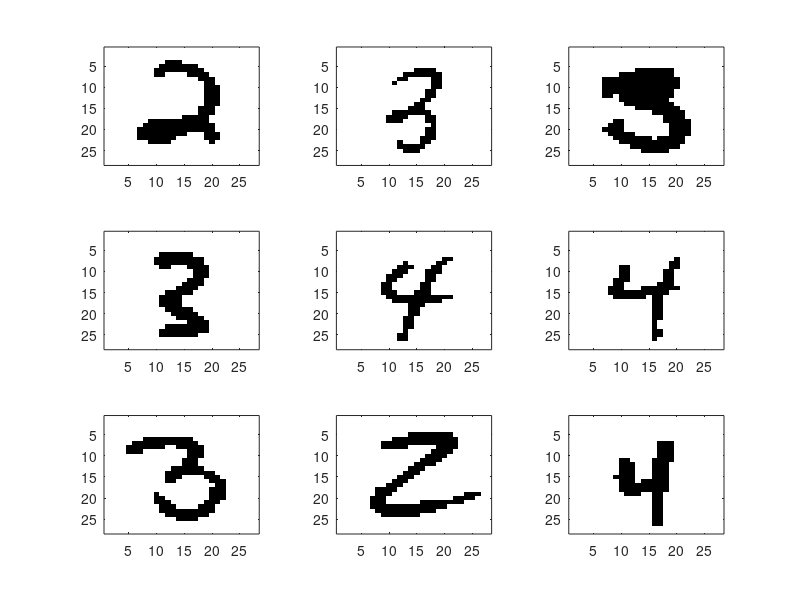

This chart was generated by the following MATLAB code: (Note: this script raises an error after producing the figure.)
%% load the data
N = 800; 
D = 28*28;
K = 4;
X = uint8(zeros(N,D));
fid = fopen('a012_images.dat', 'r'); 
for row = 1:N 
    X(row,:) = fread(fid, D, 'uint8'); 
end 
status = fclose(fid);

%% show some sample images
% for reproducibility
rng(42);
ix = randi(N,9,1);
samples = X(ix,:);

BW_map=[1,1,1; 0,0,0]; colormap(BW_map);
hold on;
for s=1:size(samples,1)
    subplot(3,3,s);
    image(reshape(X(s,:),[28,28]));
end
hold off;

%% run the algorithm, try different initializations

mu = random('unif', 0.25, 0.75, [K,D]);
pi = ones(K,1)/K;

%%
iterations = 40;
[it,gamma] = Bernoulli_EM(X,mu,pi,iterations);

%%
steps = [1:5:20, iterations+1];
rows = length(steps);
%%
figure();
colormap(gray(255));    
for row=1:rows
    mu = squeeze(it(steps(row),:,1:D));
    pi = squeeze(it(steps(row),:,end));

    % map means to grayscale
    mu = uint8(mu * 255);

    for k=1:K
        subplot(rows,K,(row-1)*K+k);
        image(reshape(mu(k,:),[28,28]));
        if(row==1)
            title(sprintf('Class %d', k));   
        end
        if(k==1)
            ylabel(sprintf('Iter %d',steps(row)-1))
            ylabel(sprintf('Iter %d',steps(row)))
        end
        set(gca,'yticklabel',[]);
        set(gca,'xticklabel',[]);
    end
end

%%
fid = fopen ('a012_labels.dat', 'r');
Z = fread(fid, N, 'uint8');
[argvalue, argmax] = max(gamma');
incorrect = 0;

%%
for i = 1:K
    figure; colormap(BW_map);
    hold on;
    Xi = X(argmax==i,:);
    Labelsi = Z(argmax==i,:);
    Label = mode(Labelsi);
    for s=1:min(36,size(Xi,1))
        subplot(6,6,s);
        image(reshape(Xi(s,:),[28,28]));
        set(gca,'yticklabel',[]);
        set(gca,'xticklabel',[]);
    end
    correct = mean(Labelsi==Label);
    Lii = Labelsi(Labelsi~=Label);
    second = mode(Lii); 
    Liii = Lii(Lii~=second);
    third = mode(Liii);
    incorrect = incorrect + sum(Labelsi ~= Label);
    suptitle(sprintf('Cluster %d, most common true label %d occurs %.1f%%. \n Second most common label %d occurs %.1f%%',...
        i,Label,correct*100,second,mean(Labelsi==second)*100))
    hold off;
end
hold off;

fprintf('%.1f %% of the data points is classified incorrectly.\n',incorrect/N*100)